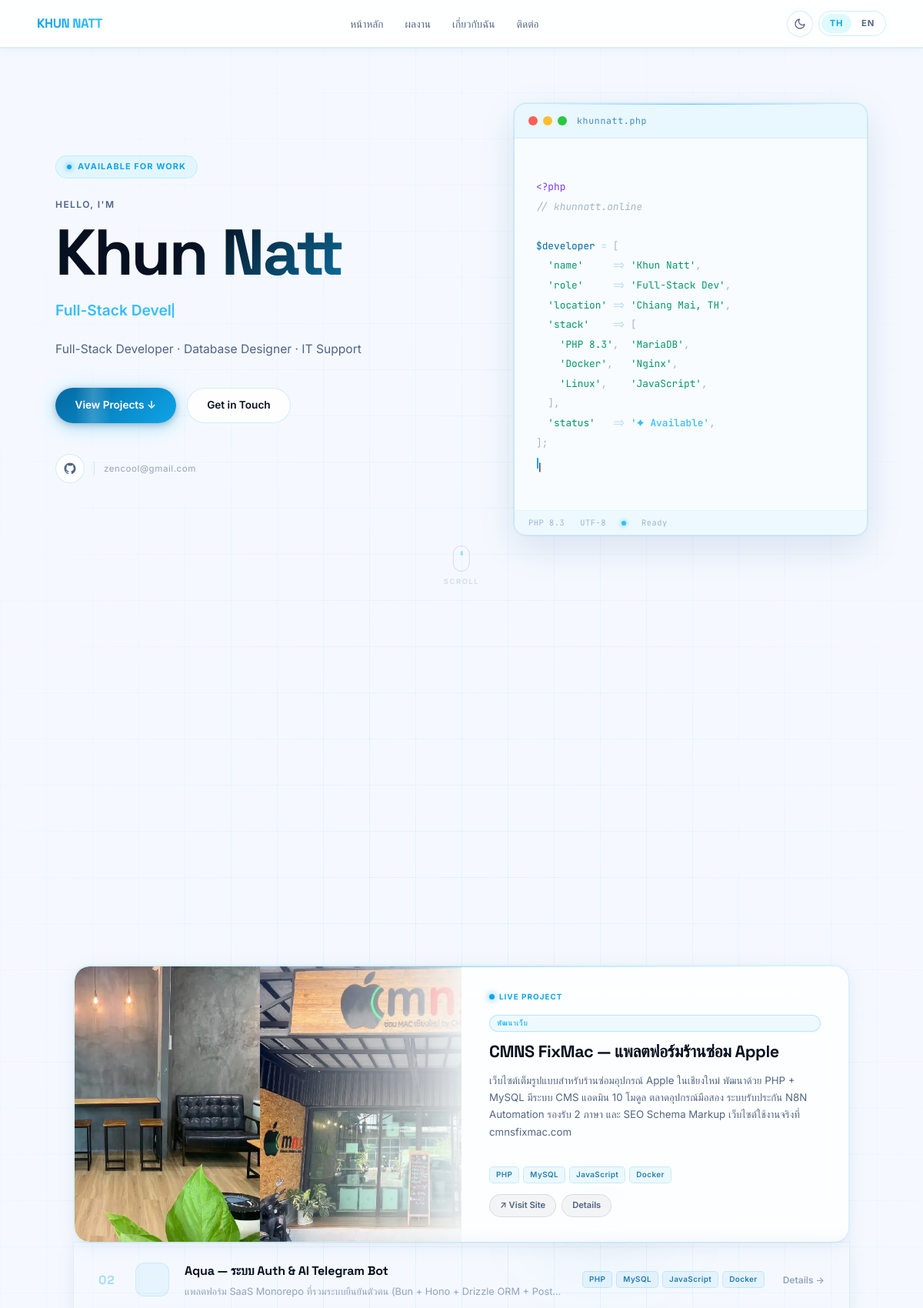
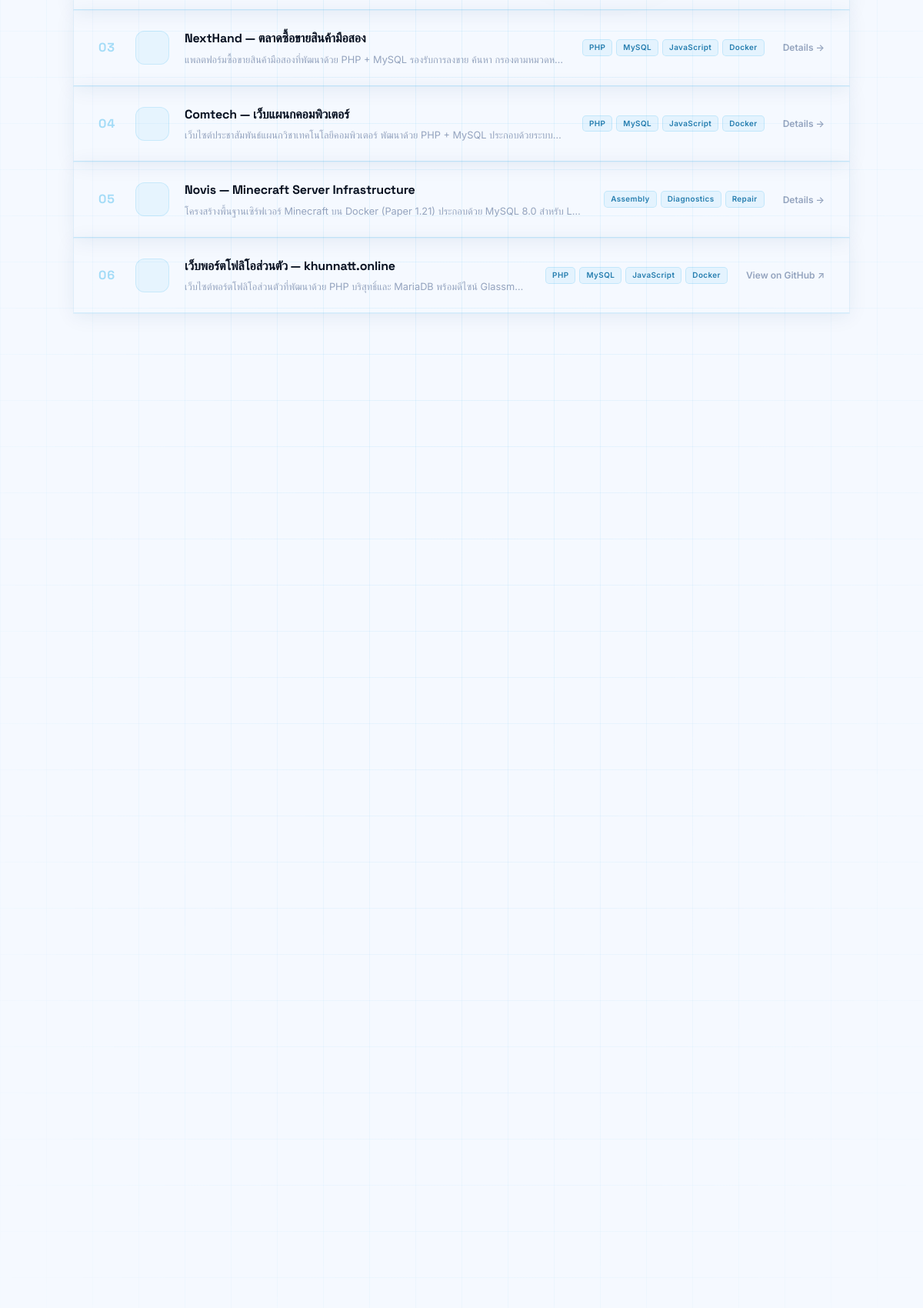
The page / (upper part) on the database its author committed (2 pictures, top to bottom).
### tables this page shows
CREATE TABLE IF NOT EXISTS `portfolio_projects` (
    `id`              INT UNSIGNED        NOT NULL AUTO_INCREMENT,
    `title_th`        VARCHAR(255)        NOT NULL COMMENT 'Project title in Thai',
    `title_en`        VARCHAR(255)        NOT NULL COMMENT 'Project title in English',
    `category`        ENUM(
                          'web',
                          'database',
                          'hardware',
                          'it_support'
                      )                   NOT NULL COMMENT 'Project category for filtering',
    `description_th`  TEXT                NOT NULL COMMENT 'Full description in Thai',
    `description_en`  TEXT                NOT NULL COMMENT 'Full description in English',
    `image_path`      VARCHAR(500)            NULL DEFAULT NULL COMMENT 'Relative path from project root, e.g. assets/images/foo.jpg',
    `github_link`     VARCHAR(500)            NULL DEFAULT NULL COMMENT 'Full GitHub repository URL',
    `sort_order`      TINYINT UNSIGNED    NOT NULL DEFAULT 99 COMMENT 'Manual display order (lower = earlier)',
    `is_featured`     TINYINT(1)          NOT NULL DEFAULT 0  COMMENT '1 = render in large bento cell',
    `created_at`      TIMESTAMP           NOT NULL DEFAULT CURRENT_TIMESTAMP,
    `updated_at`      TIMESTAMP           NOT NULL DEFAULT CURRENT_TIMESTAMP ON UPDATE CURRENT_TIMESTAMP,

    PRIMARY KEY (`id`),
    INDEX `idx_category`   (`category`),
    INDEX `idx_sort_order` (`sort_order`, `id`)
);

### includes/functions.php (called while the page is built, shortened)
<?php
function getProjects(PDO $db, string $lang, ?string $category = null): array
{
    $sql = 'SELECT
                id,
                title_th,
                title_en,
                category,
                description_th,
                description_en,
                image_path,
                github_link,
                is_featured,
                sort_order
            FROM portfolio_projects';
    $params = [];
    $sql .= ' ORDER BY is_featured DESC, sort_order ASC, id ASC';
    $stmt = $db->prepare($sql);
    $stmt->execute($params);
    $rows = $stmt->fetchAll();
    foreach ($rows as &$row) {
        $row['title']       = $lang === 'th' ? $row['title_th']       : $row['title_en'];
    }
    return $rows;
}
function h(string $value): string
{
    return htmlspecialchars($value, ENT_QUOTES | ENT_SUBSTITUTE, 'UTF-8');
}
function categoryAccentClass(string $category): string
{
    return match ($category) {
        'web'        => 'accent-blue',
        'database'   => 'accent-cyan',
        'hardware'   => 'accent-purple',
        'it_support' => 'accent-green',
        default      => 'accent-blue',
    };
}
function safeUrl(?string $url): string
{
    $parsed = parse_url($url);
    if (
        isset($parsed['scheme']) &&
        in_array(strtolower($parsed['scheme']), ['https', 'http'], true)
    ) {
        return h($url);
    }
    return '#';
}
function categoryTechTags(string $category): array
{
    return match ($category) {
        'web'        => ['PHP', 'MySQL', 'JavaScript', 'Docker'],
        'database'   => ['MySQL', 'MariaDB', 'SQL', 'Triggers'],
        'hardware'   => ['Assembly', 'Diagnostics', 'Repair'],
        'it_support' => ['Active Directory', 'Networking', 'Linux'],
        default      => [],
    };
}
function isGithubUrl(?string $url): bool
{
    return $url !== null && stripos($url, 'github.com') !== false;
}

### includes/lang.php (called while the page is built, shortened)
<?php
function t(string $key): string
{
  return TRANSLATIONS[$key][LANG] ?? TRANSLATIONS[$key]['en'] ?? $key;
}
function categoryLabel(string $category): string
{
  $map = [
    'web'        => t('cat_web'),
    'database'   => t('cat_database'),
    'hardware'   => t('cat_hardware'),
    'it_support' => t('cat_it_support'),
  ];
  return $map[$category] ?? ucfirst($category);
}
function langUrl(string $targetLang): string
{
  $params = $_GET;
  $params['lang'] = $targetLang;
  return '?' . http_build_query($params);
}

### index.php (the view, shortened to what this page needs)
<?php
require_once __DIR__ . '/includes/lang.php';
require_once __DIR__ . '/includes/functions.php';
$db         = getDB();
$projects   = getProjects($db, LANG);
?>
<!DOCTYPE html>
<html lang="<?= LANG === 'th' ? 'th' : 'en' ?>" data-theme="dark">
<head>
  <link rel="stylesheet" href="assets/css/style.css">
</head>
<body>
  <div class="aura-bg" aria-hidden="true">
    <div class="grid-lines"></div>
    <div class="aura-orb aura-orb-3"></div>
  </div>
  <div class="page-wrapper">
    <header>
      <nav class="nav" role="navigation" aria-label="Main navigation">
        <a href="/" class="nav-logo" aria-label="<?= h(SITE_NAME) ?> home">
          <?= h(SITE_NAME) ?>
        </a>
        <ul class="nav-links" role="list">
          <li><a href="#home"    ><?= t('nav_home') ?></a></li>
          <li><a href="#projects"><?= t('nav_projects') ?></a></li>
          <li><a href="#about"   ><?= t('nav_about') ?></a></li>
          <li><a href="#contact" ><?= t('nav_contact') ?></a></li>
        </ul>
        <div class="nav-controls">
          <button class="theme-toggle" id="themeToggle" type="button"
                  aria-label="Toggle colour mode">
            <svg class="icon-moon" width="16" height="16" viewBox="0 0 24 24" fill="none"
                 stroke="currentColor" stroke-width="2" stroke-linecap="round" stroke-linejoin="round">
              <path d="M21 12.79A9 9 0 1 1 11.21 3 7 7 0 0 0 21 12.79z"/>
            </svg>
          </button>
          <div class="lang-switcher" role="group" aria-label="Language selector">
            <a href="<?= h(langUrl('th')) ?>"
               class="lang-btn <?= LANG === 'th' ? 'active' : '' ?>"
               aria-label="เปลี่ยนเป็นภาษาไทย">TH</a>
            <a href="<?= h(langUrl('en')) ?>"
               class="lang-btn <?= LANG === 'en' ? 'active' : '' ?>"
               aria-label="Switch to English">EN</a>
          </div>
        </div>
      </nav>
    </header>
    <main>
      <section class="hero" id="home" aria-labelledby="hero-heading">
        <div class="hero-content">
          <span class="hero-badge">
            <span class="hero-badge-dot" aria-hidden="true"></span>
            Available for work
          </span>
          <p class="hero-eyebrow"><?= h(t('hero_greeting')) ?></p>
          <h1 class="hero-name" id="hero-heading">
            <?= h(t('hero_name')) ?>
          </h1>
          <div class="hero-role-wrap" aria-live="polite">
            <span id="roleText"></span>
            <span class="hero-cursor-blink" aria-hidden="true"></span>
          </div>
          <p class="hero-tagline"><?= h(t('hero_tagline')) ?></p>
          <div class="hero-cta-group">
            <a href="#projects" class="btn btn-primary"><?= h(t('hero_cta')) ?> &darr;</a>
            <a href="#contact"  class="btn btn-ghost"><?= h(t('hero_contact')) ?></a>
          </div>
          <div class="hero-social">
            <a href="https://github.com/k-zencool" target="_blank" rel="noopener noreferrer"
               class="social-link" aria-label="GitHub">
            </a>
            <a href="mailto:zencool@gmail.com" class="hero-email">zencool@gmail.com</a>
          </div>
        </div>
        <div class="hero-visual" aria-hidden="true">
          <div class="code-window">
            <div class="code-window__bar">
              <span class="cw-dot cw-dot--red"></span>
              <span class="cw-dot cw-dot--yellow"></span>
              <span class="cw-dot cw-dot--green"></span>
              <span class="cw-filename">khunnatt.php</span>
            </div>
            <div class="code-window__body">
<span class="cw-kw">&lt;?php</span>
<span class="cw-cmt">// khunnatt.online</span>
<span class="cw-var">$developer</span> <span class="cw-op">=</span> <span class="cw-punc">[</span>
  <span class="cw-str">'name'</span>     <span class="cw-op">=&gt;</span> <span class="cw-str">'Khun Natt'</span><span class="cw-punc">,</span>
  <span class="cw-str">'role'</span>     <span class="cw-op">=&gt;</span> <span class="cw-str">'Full-Stack Dev'</span><span class="cw-punc">,</span>
  <span class="cw-str">'location'</span> <span class="cw-op">=&gt;</span> <span class="cw-str">'Chiang Mai, TH'</span><span class="cw-punc">,</span>
  <span class="cw-str">'stack'</span>    <span class="cw-op">=&gt;</span> <span class="cw-punc">[</span>
    <span class="cw-str">'PHP 8.3'</span><span class="cw-punc">,</span>  <span class="cw-str">'MariaDB'</span><span class="cw-punc">,</span>
    <span class="cw-str">'Docker'</span><span class="cw-punc">,</span>   <span class="cw-str">'Nginx'</span><span class="cw-punc">,</span>
    <span class="cw-str">'Linux'</span><span class="cw-punc">,</span>    <span class="cw-str">'JavaScript'</span><span class="cw-punc">,</span>
  <span class="cw-punc">],</span>
  <span class="cw-str">'status'</span>   <span class="cw-op">=&gt;</span> <span class="cw-ac">'&#10022; Available'</span><span class="cw-punc">,</span>
<span class="cw-punc">];</span>
<span class="cw-cursor">|</span>
            </div>
            <div class="code-window__status">
              <span>PHP 8.3</span>
              <span>UTF-8</span>
              <span class="cw-status-dot"></span><span>Ready</span>
            </div>
          </div>
        </div>
        <div class="scroll-indicator" aria-hidden="true">
          <div class="scroll-mouse"><div class="scroll-wheel"></div></div>
          <span class="scroll-label">Scroll</span>
        </div>
      </section>
      <section class="stats-section" aria-label="Statistics">
      </section>
      <section class="section" id="projects" aria-labelledby="projects-heading">
        <?php if (empty($projects)): ?>
          <p class="empty-msg"><?= h(t('no_projects')) ?></p>
        <?php else: ?>
        <div class="project-grid" role="list">
          <?php foreach ($projects as $index => $project):
            $accentClass = categoryAccentClass($project['category']);
            $hasImage    = !empty($project['image_path']) && file_exists(__DIR__ . '/' . $project['image_path']);
            $isFeatured  = $hasImage && $index === 0;
            $rowNum      = str_pad((string)($index + 1), 2, '0', STR_PAD_LEFT);
          ?>
          <?php if ($isFeatured): ?>
          <article class="project-card project-card--featured"
                   data-category="<?= h($project['category']) ?>"
                   role="listitem">
            <div class="card-preview">
              <img class="card-preview__img"
                   src="<?= h($project['image_path']) ?>"
                   alt="<?= h($project['title']) ?>"
                   loading="eager" decoding="async">
              <div class="card-preview__overlay" aria-hidden="true"></div>
            </div>
            <div class="card-body">
              <div class="card-live-badge">
                <span class="card-live-dot" aria-hidden="true"></span>
                Live Project
              </div>
              <span class="card-badge <?= h($accentClass) ?>" style="margin-bottom:.75rem"><?= h(categoryLabel($project['category'])) ?></span>
              <h3 class="card-title"><?= h($project['title']) ?></h3>
              <p class="card-desc"><?= h($project['description']) ?></p>
              <div class="card-tags">
                <?php foreach (categoryTechTags($project['category']) as $tag): ?>
                <span class="card-tag"><?= h($tag) ?></span>
                <?php endforeach; ?>
              </div>
              <div class="card-links">
                <?php if (!empty($project['github_link'])): ?>
                <a href="<?= safeUrl($project['github_link']) ?>"
                   class="card-link card-link--primary"
                   target="_blank" rel="noopener noreferrer">
                  &#8599; <?= h(t('view_live')) ?>
                </a>
                <?php endif; ?>
                <a href="#" class="card-link"><?= h(t('view_details')) ?></a>
              </div>
            </div>
          </article>
          <?php else: ?>
          <article class="project-card project-card--row"
                   data-category="<?= h($project['category']) ?>"
                   role="listitem">
            <span class="row-num"><?= $rowNum ?></span>
            <div class="row-icon">
            </div>
            <div class="row-content">
              <h3 class="row-title"><?= h($project['title']) ?></h3>
              <p class="row-desc"><?= h($project['description']) ?></p>
            </div>
            <div class="row-tags">
              <?php foreach (categoryTechTags($project['category']) as $tag): ?>
              <span class="card-tag"><?= h($tag) ?></span>
              <?php endforeach; ?>
            </div>
            <?php if (!empty($project['github_link'])): ?>
            <a href="<?= safeUrl($project['github_link']) ?>"
               class="row-link" target="_blank" rel="noopener noreferrer">
              <?= isGithubUrl($project['github_link']) ? h(t('view_github')) : h(t('view_live')) ?> &#8599;
            </a>
            <?php else: ?>
            <a href="#" class="row-link"><?= h(t('view_details')) ?> &#8594;</a>
            <?php endif; ?>
          </article>
          <?php endif; ?>
          <?php endforeach; ?>
        </div>
        <?php endif; ?>
      </section>
      <section class="section" id="about" aria-labelledby="about-heading">
        <div class="about-layout">
        </div>
      </section>
      <section class="section" id="contact" aria-labelledby="contact-heading">
      </section>
    </main>
  </div>
</body>
</html>

### rows shown on the page
portfolio_projects: image_path (picture), category "พัฒนาเว็บ", title_th "CMNS FixMac — แพลตฟอร์มร้านซ่อม Apple", description_th "เว็บไซต์เต็มรูปแบบสำหรับร้านซ่อมอุปกรณ์ Apple ในเชียงใหม่ พัฒนาด้วย PHP + MySQL มีระบบ CMS แอดมิน 10 โมดูล ตลาดอุปกรณ์มือสอง ระบบรับประกัน N8N Automation รองรับ 2 ภาษา และ SEO Schema Markup เว็บไซต์ใช้งานจริงที่ cmnsfixmac.com", category "PHP", category "MySQL", category "JavaScript", category "Docker"
portfolio_projects: rowNum "02", title_th "Aqua — ระบบ Auth & AI Telegram Bot", description_th "แพลตฟอร์ม SaaS Monorepo ที่รวมระบบยืนยันตัวตน (Bun + Hono + Drizzle ORM + Post…", category "PHP", category "MySQL", category "JavaScript", category "Docker"
portfolio_projects: rowNum "03", title_th "NextHand — ตลาดซื้อขายสินค้ามือสอง", description_th "แพลตฟอร์มซื้อขายสินค้ามือสองที่พัฒนาด้วย PHP + MySQL รองรับการลงขาย ค้นหา กรองตามหมวดห…", category "PHP", category "MySQL", category "JavaScript", category "Docker"
portfolio_projects: rowNum "04", title_th "Comtech — เว็บแผนกคอมพิวเตอร์", description_th "เว็บไซต์ประชาสัมพันธ์แผนกวิชาเทคโนโลยีคอมพิวเตอร์ พัฒนาด้วย PHP + MySQL ประกอบด้วยระบบ…", category "PHP", category "MySQL", category "JavaScript", category "Docker"
portfolio_projects: rowNum "05", title_th "Novis — Minecraft Server Infrastructure", description_th "โครงสร้างพื้นฐานเซิร์ฟเวอร์ Minecraft บน Docker (Paper 1.21) ประกอบด้วย MySQL 8.0 สำหรับ L…", category "Assembly", category "Diagnostics", category "Repair"
portfolio_projects: rowNum "06", title_th "เว็บพอร์ตโฟลิโอส่วนตัว — khunnatt.online", description_th "เว็บไซต์พอร์ตโฟลิโอส่วนตัวที่พัฒนาด้วย PHP บริสุทธิ์และ MariaDB พร้อมดีไซน์ Glassm…", category "PHP", category "MySQL", category "JavaScript", category "Docker"

### other values the page prints
SITE_NAME "KHUN NATT"
t('nav_home') "หน้าหลัก"
t('nav_projects') "ผลงาน"
t('nav_about') "เกี่ยวกับฉัน"
t('nav_contact') "ติดต่อ"
t('hero_greeting') "HELLO, I'M"
t('hero_name') "Khun Natt"
t('hero_tagline') "Full-Stack Developer · Database Designer · IT Support"
t('hero_cta') "View Projects"
t('hero_contact') "Get in Touch"
